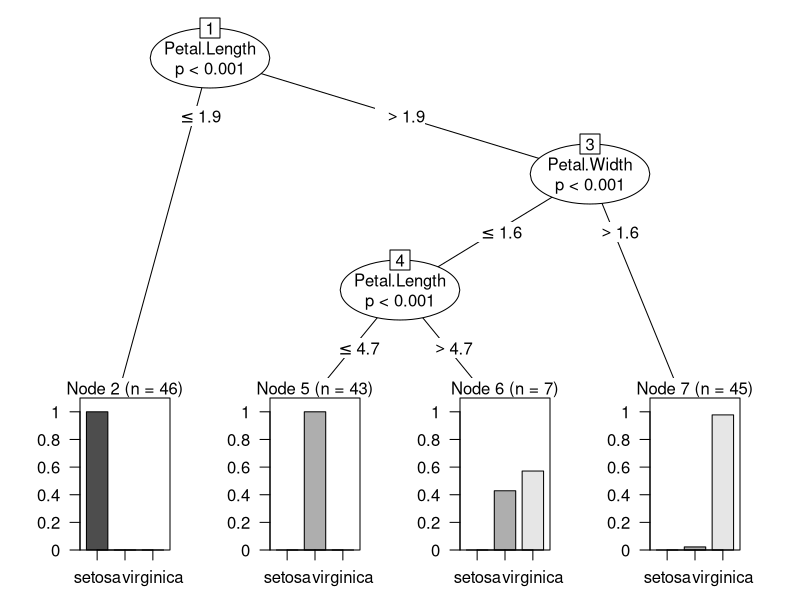
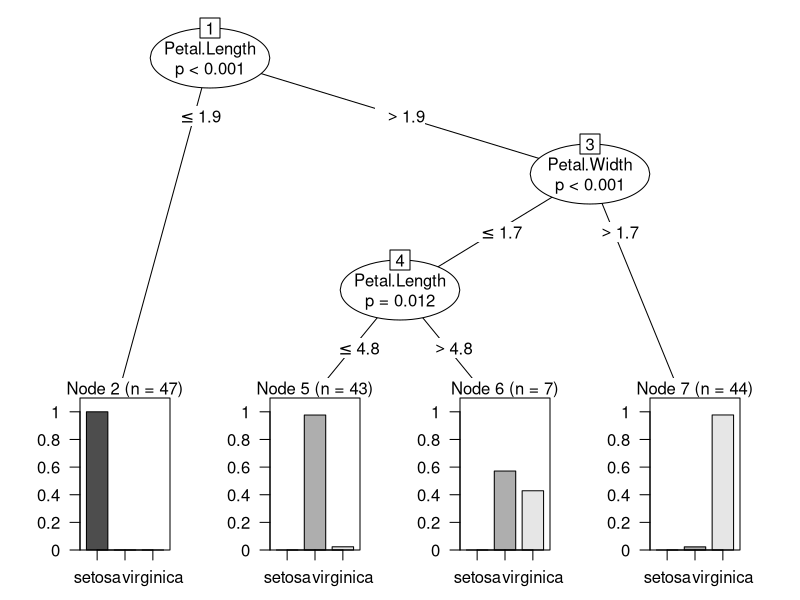
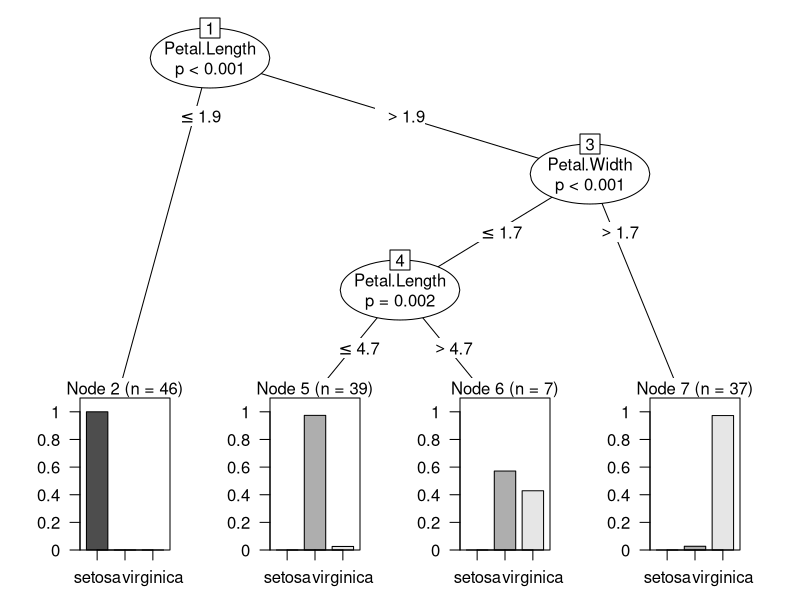
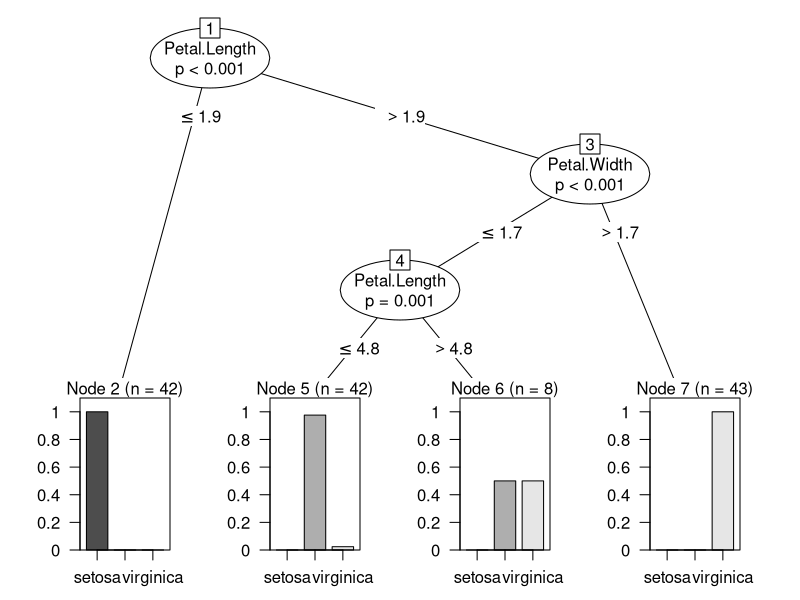
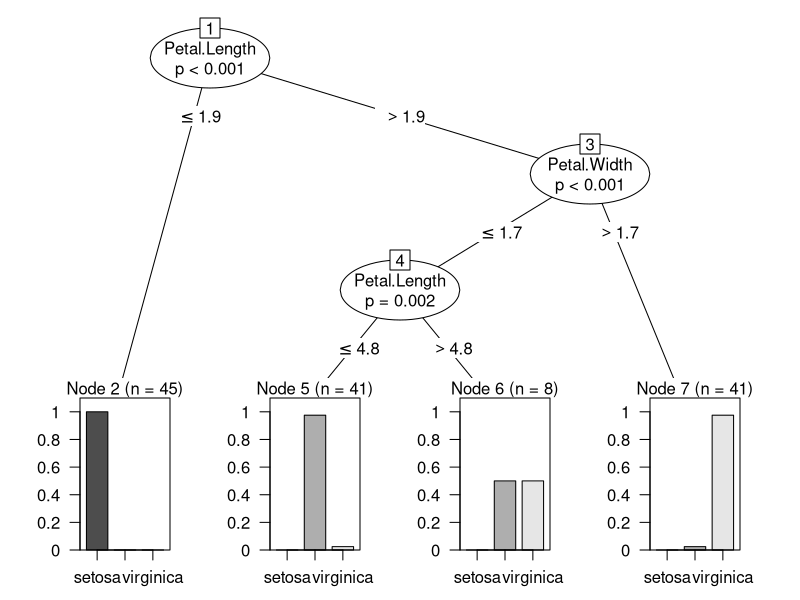
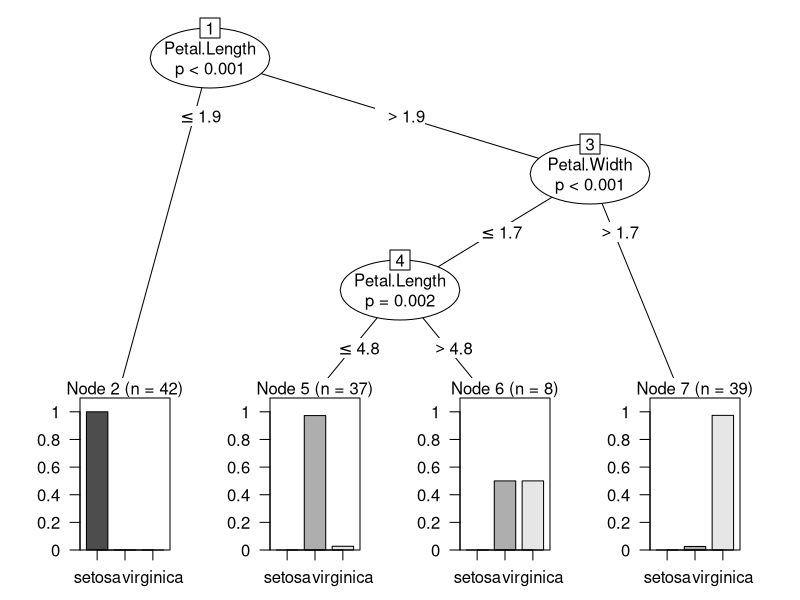
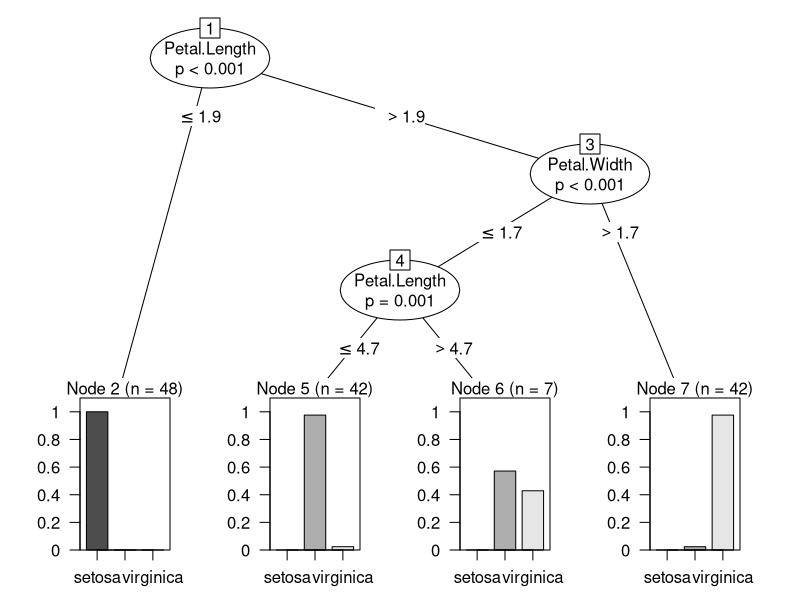
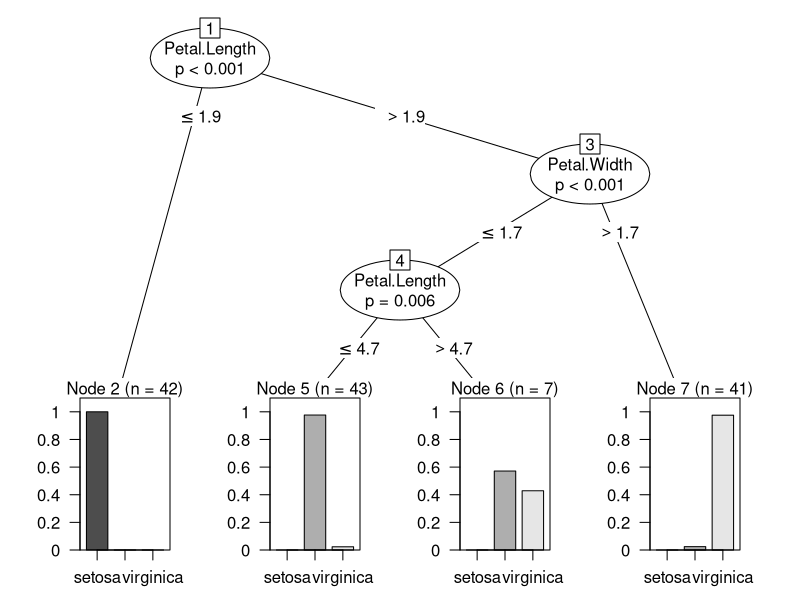

Generate these figures, in order, with R:
library(party)
set.seed(1234)

#Faça a carga dos dados e faca o modelo
data(iris)
dataset <- iris

#Utilize cross validation 10-fold para criar e validar o classificador;

formula <- Species ~.
k <- 10
ids <- sample(1:k, nrow(dataset), replace=TRUE)
list <- 1:k
erros <- 1:k

for(i in 1:k){
  treinamento <- subset(dataset, ids %in% list[-i])
  teste <- subset(dataset, ids %in% c(i))
  model <- ctree(formula, treinamento)
  plot(model)
  erros[i] <- sum(predict(model, teste) != teste$Species) / nrow(teste)
}

mean(erros)
sd(erros)
